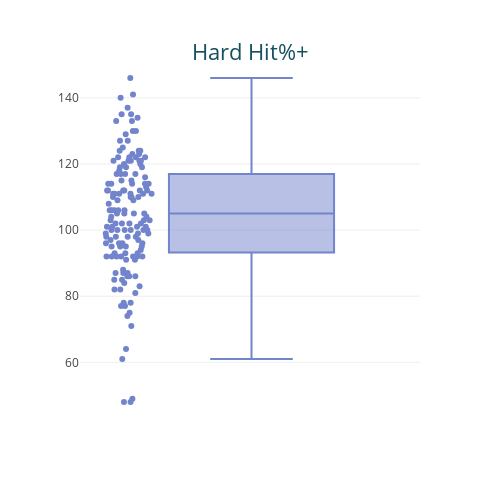

Write notebook code for a chart like this one.
### Code cell
fig_22 = px.box(
    df.query("Season==2023"),
    y = "Hard%+",
    points="all",
    hover_name = "Name",
    height = 500,
    width = 500,
)

fig_22.update_traces(marker=dict(color="#7284cc"))

fig_22.update_layout(
    title=dict(text="Hard Hit%+", font=dict(size=22), automargin=True, yref='paper'),
    title_font_color="#164f5e",
    yaxis=dict(title=""),
    xaxis=dict(title="")
)

### Figure 1 — Plotly figure (JSON) as saved in the notebook; plotly's stock layout.template omitted (floating-point values rounded to 4 significant figures; data arrays with more than 128 entries replaced by an {"elided": "..."} marker saying what was removed)
{"data": [{"alignmentgroup": "True", "boxpoints": "all", "hovertemplate": "<b>%{hovertext}</b><br><br>Hard%+=%{y}<extra></extra>", "hovertext": {"elided": "151 str values"}, "legendgroup": "", "marker": {"color": "#7284cc"}, "name": "", "notched": false, "offsetgroup": "", "orientation": "v", "showlegend": false, "type": "box", "x0": " ", "xaxis": "x", "y": {"elided": "151 int values"}, "y0": " ", "yaxis": "y"}], "layout": {"boxmode": "group", "height": 500, "legend": {"tracegroupgap": 0}, "margin": {"t": 60}, "title": {"automargin": true, "font": {"color": "#164f5e", "size": 22}, "text": "Hard Hit%+", "yref": "paper"}, "width": 500, "xaxis": {"anchor": "y", "domain": [0, 1], "title": {"text": ""}}, "yaxis": {"anchor": "x", "domain": [0, 1], "title": {"text": ""}}}}
